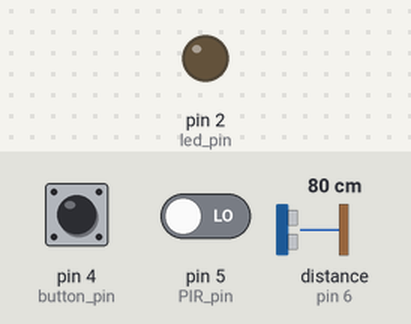
Bench run of a sketch on a simulated Arduino Uno, built with avr-gcc and run on an emulated ATmega328P. Shown: output pins drawn as LEDs (lit = HIGH). Wiring (inferred from the names in the program): ultrasonic range finder: trigger pin 3; echo pin 6. The inputs (shaded band) are chosen by the test bench; at power-on: pin 4 (button_pin) LOW, pin 5 (PIR_pin) LOW, distance to the obstacle (sensor on pin 6) 80 cm. The echo pulse lasts 58.3 µs per cm; pins used as bus, display or sensor lines are not drawn; what the sketch prints to the serial monitor is not drawn.

Above: at 1.2 s.
1.3 s: pin 4 (button_pin) pulled HIGH for 0.15 s
At 1.37 s:
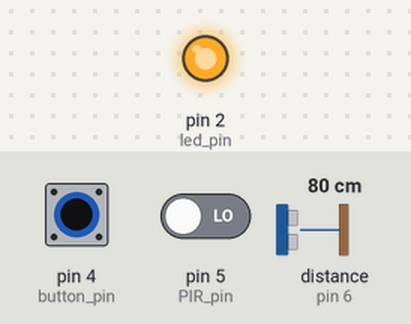
2.9 s: pin 4 (button_pin) pulled HIGH for 3.2 s
At 7.1 s:
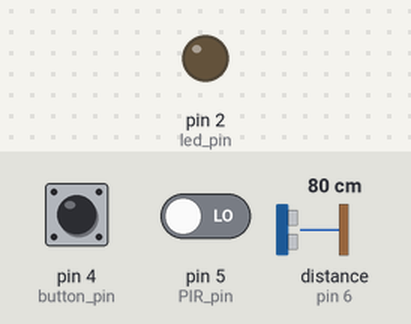
7.6 s: pin 5 (PIR_pin) driven HIGH
At 8.5 s:
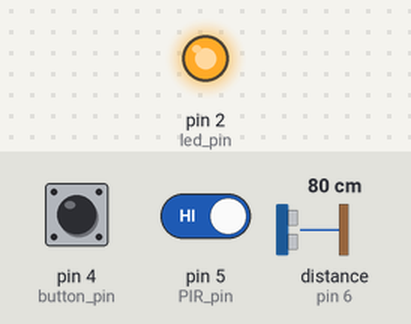
Timing chart, 0 to 10.6 s (numbered marks = the images above; inputs shaded):
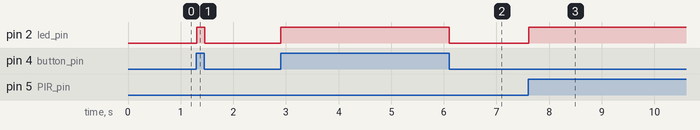

Measured:
- after the input at 1.3 s, pin 2 (led_pin): LOW → HIGH at once, → LOW 0.15 s later
- after the input at 2.9 s, pin 2 (led_pin): LOW → HIGH at once, → LOW 3.2 s later
- after the input at 7.6 s, pin 2 (led_pin): LOW → HIGH at once

The sketch:

Assessment_1_Bank_Alarm.ino
```cpp
#define echo_pin 6
#define trigger_pin 3
#define PIR_pin 5
#define button_pin 4
#define led_pin 2
boolean readout[3];


void setup() {
  pinMode(echo_pin, INPUT);
  pinMode(trigger_pin, OUTPUT);
  pinMode(PIR_pin, INPUT);
  pinMode(button_pin, INPUT);
  pinMode(led_pin, OUTPUT);
  Serial.begin(9600);
}

void loop() {
    read_sensors();
    digitalWrite(led_pin, trigger_checker());
}


void read_sensors() {
  readout[0] = Read_distance();
  readout[1] = Read_PIR();
  readout[2] = Read_Button();
}


boolean Read_distance() {
  long duration;
  int distance;
  // Clears the trigPin condition
  digitalWrite(trigger_pin, LOW);
  delayMicroseconds(2);
  // Sets the trigPin HIGH (ACTIVE) for 10 microseconds
  digitalWrite(trigger_pin, HIGH);
  delayMicroseconds(10);
  digitalWrite(trigger_pin, LOW);
  // Reads the echoPin, returns the sound wave travel time in microseconds
  duration = pulseIn(echo_pin, HIGH);
  // Calculating the distance
  distance = duration * 0.034 / 2; // Speed of sound wave divided by 2 (go and back)
  if (distance <= 100) {
    return(true);
  }
  else {
    return(false);
  }
}

boolean Read_PIR() {
  return(digitalRead(PIR_pin));
}


boolean Read_Button() {
  return(digitalRead(button_pin));
}


boolean trigger_checker() {
  int s = 0;
  for (int i = 0; i < 3; i++){ // Adds up all the readouts from the sensors
    s += readout[i];
    Serial.println(s);
  }
  if (s >= 2) {
    return(true);
  }
  else {
    return(false);
  }

}
```
